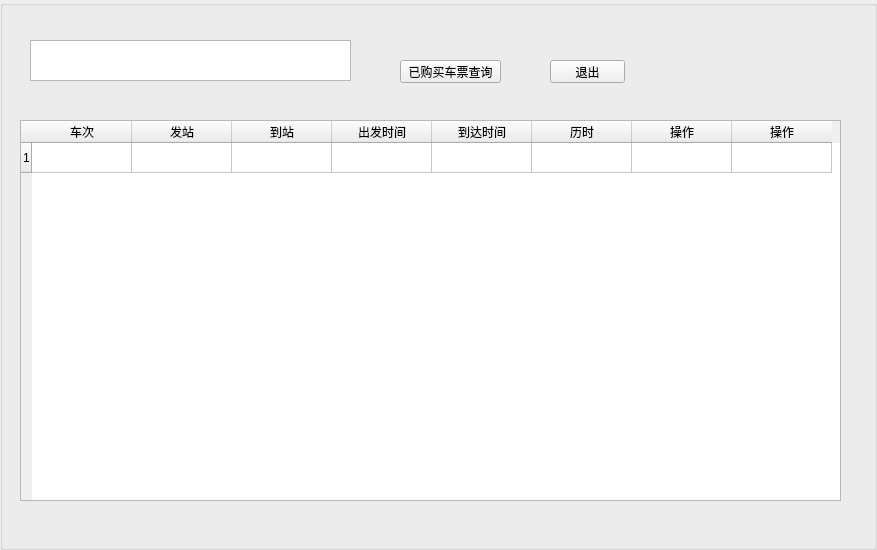
<?xml version="1.0" encoding="UTF-8"?>
<ui version="4.0">
 <class>dialog1</class>
 <widget class="QGroupBox" name="dialog1">
  <property name="geometry">
   <rect>
    <x>0</x>
    <y>0</y>
    <width>877</width>
    <height>550</height>
   </rect>
  </property>
  <property name="windowTitle">
   <string>GroupBox</string>
  </property>
  <widget class="QTableWidget" name="tableWidget_2">
   <property name="geometry">
    <rect>
     <x>20</x>
     <y>120</y>
     <width>821</width>
     <height>381</height>
    </rect>
   </property>
   <row>
    <property name="text">
     <string>1</string>
    </property>
   </row>
   <column>
    <property name="text">
     <string>车次</string>
    </property>
   </column>
   <column>
    <property name="text">
     <string>发站</string>
    </property>
   </column>
   <column>
    <property name="text">
     <string>到站</string>
    </property>
   </column>
   <column>
    <property name="text">
     <string>出发时间</string>
    </property>
   </column>
   <column>
    <property name="text">
     <string>到达时间</string>
    </property>
   </column>
   <column>
    <property name="text">
     <string>历时</string>
    </property>
   </column>
   <column>
    <property name="text">
     <string>操作</string>
    </property>
   </column>
   <column>
    <property name="text">
     <string>操作</string>
    </property>
   </column>
  </widget>
  <widget class="QPushButton" name="pushButton">
   <property name="geometry">
    <rect>
     <x>400</x>
     <y>60</y>
     <width>101</width>
     <height>23</height>
    </rect>
   </property>
   <property name="text">
    <string>已购买车票查询</string>
   </property>
  </widget>
  <widget class="QPushButton" name="pushButton_2">
   <property name="geometry">
    <rect>
     <x>550</x>
     <y>60</y>
     <width>75</width>
     <height>23</height>
    </rect>
   </property>
   <property name="text">
    <string>退出</string>
   </property>
  </widget>
  <widget class="QTextEdit" name="textEdit_2">
   <property name="geometry">
    <rect>
     <x>30</x>
     <y>40</y>
     <width>321</width>
     <height>41</height>
    </rect>
   </property>
   <property name="styleSheet">
    <string notr="true">font: 25 16pt &quot;等线 Light&quot;;</string>
   </property>
   <property name="html">
    <string>&lt;!DOCTYPE HTML PUBLIC &quot;-//W3C//DTD HTML 4.0//EN&quot; &quot;http://www.w3.org/TR/REC-html40/strict.dtd&quot;&gt;
&lt;html&gt;&lt;head&gt;&lt;meta name=&quot;qrichtext&quot; content=&quot;1&quot; /&gt;&lt;style type=&quot;text/css&quot;&gt;
p, li { white-space: pre-wrap; }
&lt;/style&gt;&lt;/head&gt;&lt;body style=&quot; font-family:'等线 Light'; font-size:16pt; font-weight:24; font-style:normal;&quot;&gt;
&lt;p style=&quot;-qt-paragraph-type:empty; margin-top:0px; margin-bottom:0px; margin-left:0px; margin-right:0px; -qt-block-indent:0; text-indent:0px;&quot;&gt;&lt;br /&gt;&lt;/p&gt;&lt;/body&gt;&lt;/html&gt;</string>
   </property>
  </widget>
 </widget>
 <resources/>
 <connections/>
</ui>
